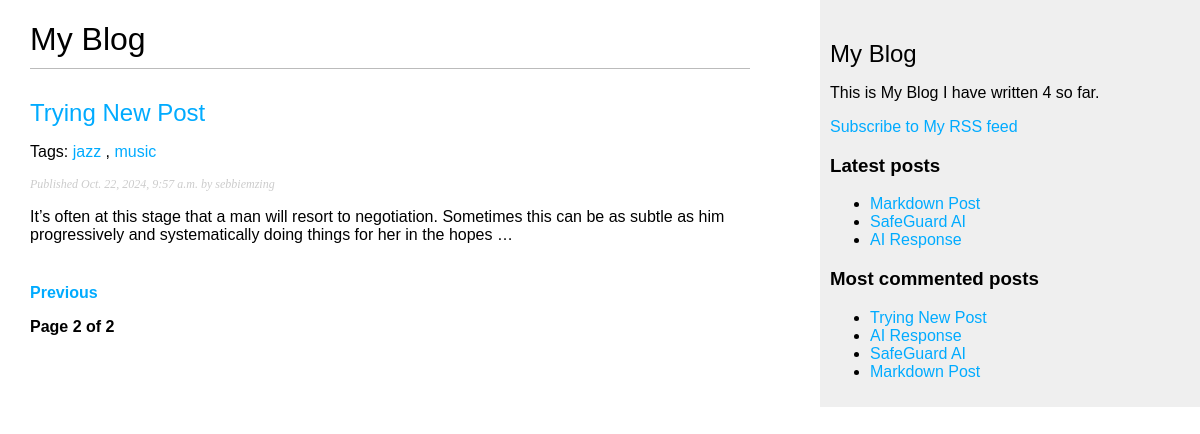
The page /djblog/?page=2 on the database its author committed.
### djblog/models.py (models this page shows, shortened)
class Post(models.Model):
    class Status(models.TextChoices):
        DRAFT = 'DF', 'Draft'
        PUBLISHED = 'PB', 'Published'
    title = models.CharField(max_length=250)
    slug = models.SlugField(
        max_length=250,
        unique_for_date = 'publish'
        )
    author = models.ForeignKey(
        settings.AUTH_USER_MODEL,
        on_delete=models.CASCADE ,
        related_name="djblog_posts"
    )
    body = models.TextField()
    publish = models.DateTimeField(default=timezone.now)
    created = models.DateTimeField(auto_now_add=True)
    updated = models.DateTimeField(auto_now=True)
    status = models.CharField(
        max_length=2,
        choices=Status.choices,
        default=Status.PUBLISHED
    )
    objects = models.Manager() #default
    published = PublishedManager() # custom manager
    class Meta:
        ordering = ['-publish']
        indexes = [
            models.Index(fields=['-publish'])
        ]
    def get_absolute_url(self):
        return reverse(
            'djblog:post_detail',
            args = [
                self.publish.year,
                self.publish.month,
                self.publish.day,
                self.slug
            ]
        )
    tags = TaggableManager()

### djblog/views.py (the view)
# urls.py: path('', views.post_list, name = "post_list"),
def post_list(request, tag_slug = None): # display all posts
    post_list = Post.published.all()
    tag = None
    if tag_slug:
        tag = get_object_or_404(Tag, slug = tag_slug)
        post_list = post_list.filter(tags__in = [tag])
    paginator = Paginator(post_list, 3)
    page_number = request.GET.get('page', 1)
    try:
        posts = paginator.page(page_number)
    except PageNotAnInteger:
        posts = paginator.page(1)
    except EmptyPage:
        posts = paginator.page(paginator.num_pages)
    return render(
        request,
        'post/list.html',
        {
            'posts':posts,
            'tag': tag
        }
    )

### djblog/models.py (called while the page is built)
    def get_queryset(self):
        return (
            super().get_queryset().filter(status = Post.Status.PUBLISHED)
        )

### djblog/templatetags/blog_tags.py (called while the page is built)
@register.simple_tag
def total_posts():
    return Post.published.count()

@register.inclusion_tag('post/latest_posts.html')
def show_latest_posts(count = 5):
    latest_posts = Post.published.order_by('-publish')[:count]
    return {
        'latest_posts': latest_posts
    }

@register.simple_tag
def get_most_commented_posts(count = 5):
    return Post.published.annotate(
        total_comments = Count('comments')
    ).order_by('-total_comments')[:count]

@register.filter(name = "markdown")
def markdown_format(text):
    return mark_safe(markdown.markdown(text))

### djblog/templates/post/list.html (shortened to what this page needs)
{% extends "djblog/base.html" %}
{% load blog_tags %}
{% block content%}
<h1>My Blog</h1>
 {% for post in posts %}
<h2>
    <a href="{{ post.get_absolute_url }}">
        {{ post.title }}
    </a>
</h2>
<p class="tags">Tags:
    {% for tag in post.tags.all %}
    <a href="{% url 'djblog:post_list_by_tag' tag.slug %}">
        {{ tag.name }}
    </a>
    {% if not forloop.last %}, {% endif %}
    {% endfor %}
</p>
<p class="date">
    Published {{ post.publish }} by {{ post.author }}
</p>
{{ post.body|markdown|truncatewords_html:30}}
{% endfor %}
{% include "pagination.html" with page=posts %}
{% endblock %}

### djblog/templates/djblog/base.html (shortened to what this page needs)
{% load blog_tags %}
{% load static %}
<!DOCTYPE html>
<html lang="en">
<head>
    <link href="{% static 'css/djblog.css' %}" rel="stylesheet">
</head>
<body>
    <div id="content">
        {% block content %}
        {% endblock %}
    </div>
    <div id="sidebar">
        <h2>My Blog</h2>
        <p>
            This is My Blog
            I have written {% total_posts %} so far.
        </p>
        <p>
            <a href="{% url 'djblog:post_feed' %}">
            Subscribe to My RSS feed
            </a>
        </p>
        <h3>Latest posts</h3>
        {% show_latest_posts 3 %}
        <h3>Most commented posts</h3>
        {% get_most_commented_posts as most_commented_posts %}
        <ul>
            {% for post in most_commented_posts %}
            <li>
                <a href="{{ post.get_absolute_url }}">{{ post.title }}</a>
            </li>
            {% endfor %}
        </ul>
    </div>
</body>
</html>

### djblog/templates/post/latest_posts.html
<ul>
    {% for post in latest_posts %}
    <li>
        <a href="{{ post.get_absolute_url }}">{{ post.title }}</a>
    </li>
    {% endfor %}
</ul>

### djblog/static/css/djblog.css (style rules this page uses)
body { margin:0; padding:0; font-family:helvetica, sans-serif; }
a { color:#00abff; text-decoration:none; }
h1 { font-weight:normal; border-bottom:1px solid #bbb; padding:0 0 10px 0; }
h2 { font-weight:normal; margin:30px 0 0; }
#content { float:left; width:60%; padding:0 0 0 30px; }
#sidebar { float:right; width:30%; padding:10px; background:#efefef; height:100%; }
p.date { color:#ccc; font-family: georgia, serif; font-size: 12px; font-style: italic; }

### rows shown on the page
Post: title "Trying New Post", publish "Oct. 22, 2024, 9:57 a.m.", author "sebbiemzing", body "It’s often at this stage that a man will resort to negotiation. Sometimes this can be as subtle as him progressively and systematically doing things for her in the hopes …"
Tag: name "jazz"
Tag: name "music"
Post: title "Markdown Post"
Post: title "SafeGuard AI"
Post: title "AI Response"

### other values the page prints
{{ page.number }} "2"
{{ page.paginator.num_pages }} "2"
